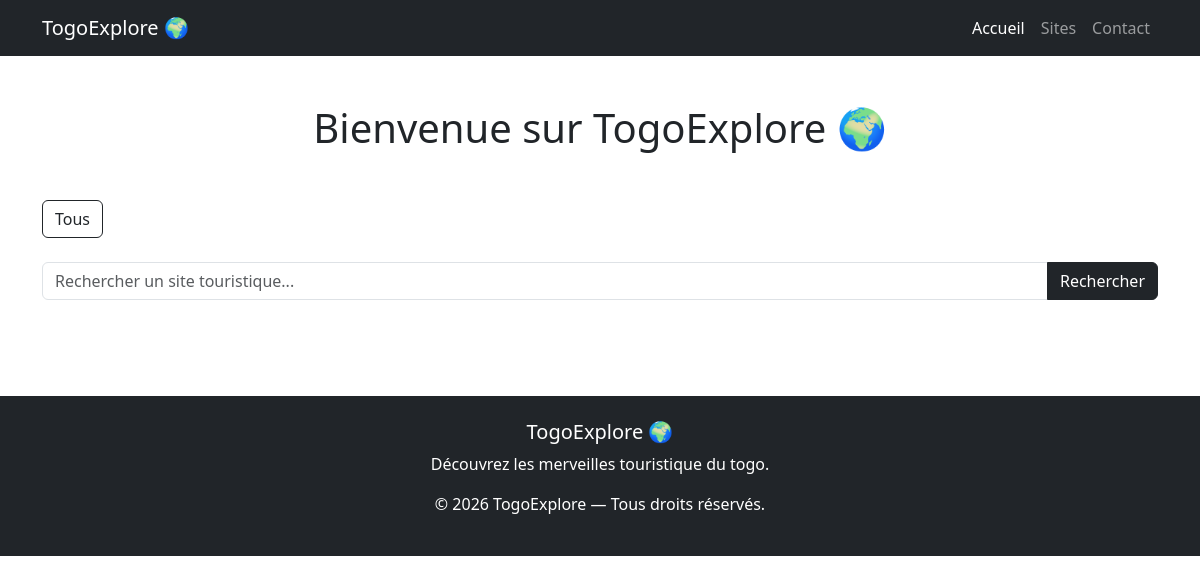
The page /?category=2 on the database as committed earlier.
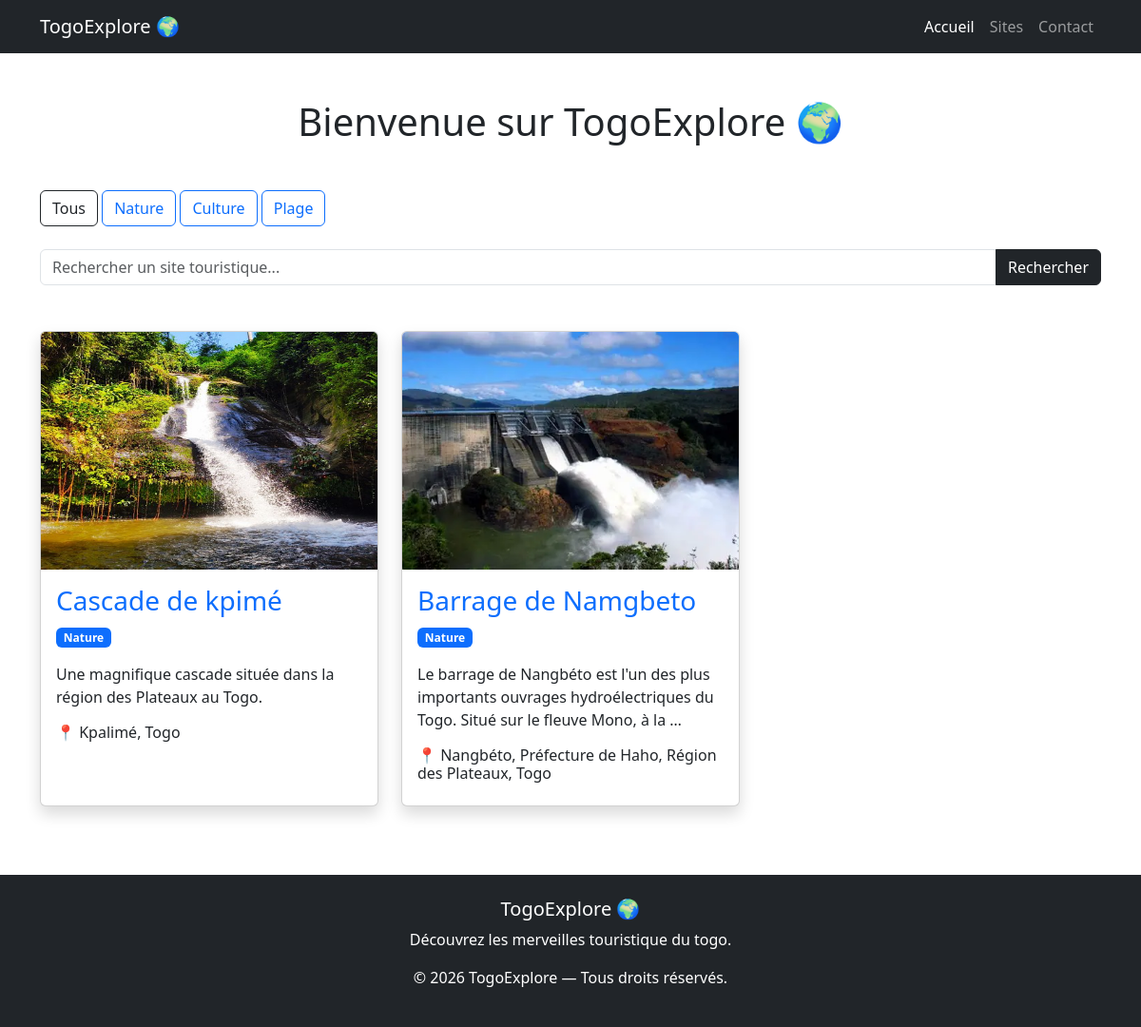
The same page on the database as committed later.
### tourism/models.py (models this page shows, shortened)
class Category(models.Model):
    name = models.CharField(max_length=100)
    def __str__(self):
        return self.name

class TouristSite(models.Model):
    name = models.CharField(max_length=200)
    description = models.TextField()
    location = models.CharField(max_length=255)
    image = models.ImageField(upload_to='site/')
    category = models.ForeignKey(
        Category,
        on_delete=models.CASCADE,
        null=True,
        blank=True
    )
    latitude = models.FloatField(null=True, blank=True)
    longitude = models.FloatField(null=True, blank=True)
    created_at = models.DateTimeField(auto_now_add=True)

### tourism/views.py (the view)
# urls.py: 2. Add a URL to urlpatterns:  path('', views.home, name='home')
def home(request):
    query = request.GET.get('q')
    category_id = request.GET.get('category')
    sites = TouristSite.objects.all()
    if query:
        sites = sites.filter(name__icontains=query)
    if category_id:
        sites = sites.filter(category_id=category_id)
    categories = Category.objects.all()
    context = {
        'sites': sites,
        'categories': categories
    }
    return render(request, 'tourism/index.html', context)

### tourism/templates/tourism/index.html (shortened to what this page needs)
{% load static %}
<!DOCTYPE html>
<html lang="fr">
<head>
    <link href="https://cdn.jsdelivr.net/npm/bootstrap@5.3.7/dist/css/bootstrap.min.css" rel="stylesheet">
</head>
<body>
    <nav class="navbar navbar-expand-lg navbar-dark bg-dark">
        <div class="container">
            <a class="navbar-brand" href="/">
                TogoExplore 🌍
            </a>
            <div class="collapse navbar-collapse" id="navbarNav">
                <ul class="navbar-nav ms-auto">
                    <li class="nav-item">
                        <a class="nav-link active" href="/">
                            Accueil
                        </a>
                    </li>
                    <li class="nav-item">
                        <a class="nav-link" href="/">
                            Sites
                        </a>
                    </li>
                    <li class="nav-item">
                        <a class="nav-link" href="{% url 'contact' %}">
                            Contact
                        </a>
                    </li>
                </ul>
            </div>
        </div>
    </nav>
    <div class="container mt-5">
        <h1 class="text-center mb-5">
            Bienvenue sur TogoExplore 🌍
        </h1>
        <div class="mb-4">
    <a href="/" class="btn btn-outline-dark">
        Tous
    </a>
    {% for category in categories %}
        <a href="/?category={{ category.id }}"
           class="btn btn-outline-primary">
            {{ category.name }}
        </a>
    {% endfor %}
</div>
        <div class="row">
          <form method="GET" class="mb-5">
    <div class="input-group">
        <input type="text"
               name="q"
               class="form-control"
               placeholder="Rechercher un site touristique...">
        <button class="btn btn-dark">
            Rechercher
        </button>
    </div>
</form>
            {% for site in sites %}
            <div class="col-md-4 mb-4">
                <div class="card shadow h-100">
                    <img src="{{ site.image.url }}"
                         class="card-img-top"
                         height="250">
                    <div class="card-body">
                        <h3 class="card-title">
                            <a href="{% url 'site_detail' site.id %}"
                               class="text-decoration-none">
                                {{ site.name }}
                            </a>
                        </h3>
                        <p class="badge bg-primary">
                        {{ site.category }}
                        </p>
                        <p class="card-text">
                            {{ site.description|truncatewords:20 }}
                        </p>
                        <h6>
                            📍 {{ site.location }}
                        </h6>
                    </div>
                </div>
            </div>
            {% endfor %}
        </div>
    </div>
<footer class="bg-dark text-white mt-5 p-4">
      <div class="container text-center">
          <h5>TogoExplore 🌍</h5>
          <p>
            Découvrez les merveilles touristique du togo.
          </p>
          <p>
            © 2026 TogoExplore — Tous droits réservés.
          </p>
      </div>
</footer>
</body>
</html>

Rows that differ between the two databases and show on the page:
added Category: name "Nature"
added Category: name "Culture"
added Category: name "Plage"
now on this page (row edited): TouristSite: image (picture), name "Cascade de kpimé", category "Nature", description "Une magnifique cascade située dans la région des Plateaux au Togo.", location "Kpalimé, Togo"
added TouristSite: image (picture), name "Barrage de Namgbeto", category "Nature", description "Le barrage de Nangbéto est l'un des plus importants ouvrages hydroélectriques du Togo. Situé sur le fleuve Mono, à la …", location "Nangbéto, Préfecture de Haho, Région des Plateaux, Togo"
